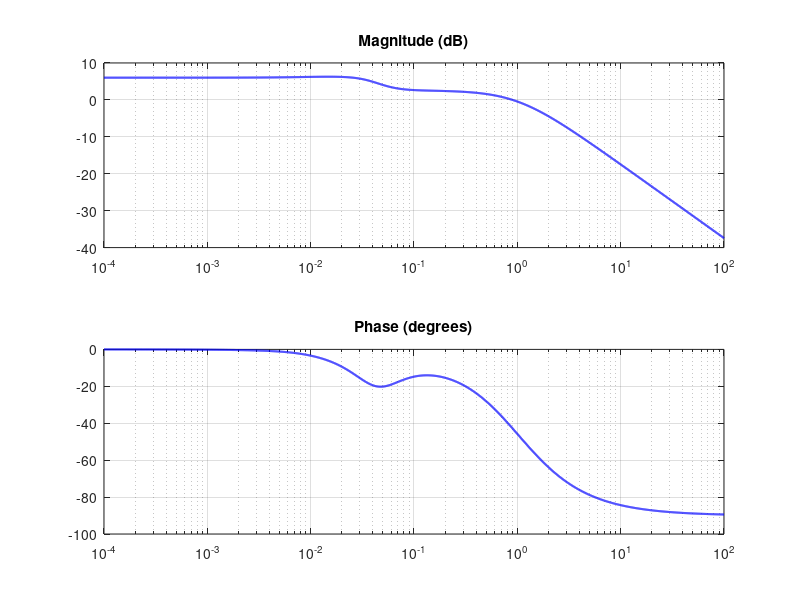

Reproduce this figure in MATLAB. (Note: this script raises an error after producing the figure.)
%% The AAA algorithm for system identification
% Stefano Costa, August 2021

%%
% (Chebfun example applics/Bode2tf.m)
% [Tags: #AAA]

%%
% The AAA algorithm provides a natural way to identify LTI (linear time-invariant)
% system parameters such as
% poles, zeros and DC gain from Bode plots. For example, consider the 4th order system
% $$ G(s) = 2\dfrac{(1+105s)(1+\dfrac{1.4}{0.05}s+\dfrac{1}{0.05^2}s^2)}{(1+100s)(1+\dfrac{1.4}{0.04}s+\dfrac{1}{0.04^2}s^2)(1+s)} $$
Nc = [8.4e4 6.68e3 2.66e2 2];             % numerator coefficients
Dc = [6.25e4 6.6625e4 4.26e3 1.36e2 1];   % denominator coefficients
N = @(s) Nc*s.^[3:-1:0]';
D = @(s) Dc*s.^[4:-1:0]';
G = @(s) N(s(:))./D(s(:));                % system transfer function

%%
% for which we have the following:
pol = roots(Dc), zer = roots(Nc), DCgain = abs(G(0))

%%
% Let's sample some values in the frequency range $10^{-4}\leq \omega \leq 10^2$, and
% draw the Bode plots of magnitude and phase:
w = logspace(-4,2,3000);
mag = abs(G(i*w)); ph = -angle(G(i*w));
LW = 'linewidth'; LO = 'location'; SW = 'southwest';
subplot(211), semilogx(w,20*log10(mag),'b-',LW,1.5), grid on, title('Magnitude (dB)')
subplot(212), semilogx(w,ph*180/pi,'b-',LW,1.5), grid on, title('Phase (degrees)')

%%
% Given magnitude and phase, an approximation $H(s)$ for $G(s)$ is readily obtained by
% AAA approximation of the complex signal. Samples are mirrored in order to enforce
% symmetry.
wA = [-fliplr(w) w]; magA = [fliplr(mag) mag]; phA = [-fliplr(ph) ph];
GA = magA.*exp(i*phA);            % complex signal
[H,polA,resA,zerA] = aaa(GA,i*wA);
polA, zerA, DCgainA = abs(H(0))   % relevant parameters
subplot(211), hold on, semilogx(w,20*log10(abs(H(i*w))),'k--',LW,1.5)
legend('G(s)','AAA',LO,SW)
subplot(212), hold on, semilogx(w,angle(H(i*w))*180/pi,'k--',LW,1.5)
legend('G(s)','AAA',LO,SW)

%%
% Also, $H(s)$ features negligible errors in initial data:
err_mag = norm(mag-abs(H(i*w)),inf)
err_ph = norm(ph-angle(H(i*w)),inf)

%% 
% The following means of recomputing poles will play a key role in what follows.
% In the case when they aren't computed in complex conjugate pairs, which is a necessary
% condition for $H(s)$ to represent a physical model, we discard the imaginary parts
% of the corresponding polynomials and extract the new roots (poles). Here, poles
% and zeros do match:
[NcA,DcA] = residue(resA,polA,[]);
polA = roots(real(DcA)), zerA = roots(real(NcA))

%%
% Now let's complicate things a little bit. A reduced order approximation, useful in
% applications to simplify analysis and control design, is obtained by calling the AAA
% algorithm with a low degree.
% 20 Lawson iterations under the hood place our scarce resource (poles) at best, though not
% necessarily in complex conjugate pairs, hence we force a recomputation, and
% eventually solve a least-squares problem. This idea is actually a variant of the AAA-LS
% method fully described in [1], so we'll call it the same. 

%%
% Going back to our approximation problem, with a 2nd order
% reduction we expect two real distinct poles for the reduced $H_r(s)$. Note that in this
% case a straightforward zero-pole (over)simplification, leaving with $1/(1+s)$, wouldn't
% be really acceptable, and AAA-LS finds a decent compromise:
[~,polAr] = aaa(GA,i*wA,'degree',2);
polAr = roots(real(poly(polAr)));   % pole recomputation
d = min(abs(i*wA(:)-polAr.'),[],1);
Q = d./(i*wA(:)-polAr.');
c = Q\GA.';                         % solve LS problem, new residues c
Hr = @(s) [d./(s(:)-polAr.')]*c;
[NAr] = residue(c,polAr,[]);
zerAr = roots(real(NAr)), polAr, DCgainAr = abs(Hr(0))
subplot(211), semilogx(w,20*log10(abs(Hr(i*w))),'c-',LW,1.5), hold off
legend('G(s)','AAA','reduced order AAA',LO,SW)
subplot(212), semilogx(w,angle(Hr(i*w))*180/pi,'c-',LW,1.5), hold off
legend('G(s)','AAA','reduced order AAA',LO,SW)

%%
% To see how good AAA-LS actually is, consider the scalar example with noise found in [2],
% i.e. $$ f(s) = (s-1)/(s^2+s+2) $$. The function is sampled at 500 logarithmically spaced points
% in the interval [0.1 10], and then normally distributed noise with a standard deviation
% of $10^{-2}$ is added:
Nc = [1 -1]; Dc = [1 1 2];
N = @(s) Nc*s.^[1 0]';
D = @(s) Dc*s.^[2 1 0]';
f = @(s) N(s(:))./D(s(:));
w = logspace(-1,1,500); mag = abs(f(i*w)); ph = -angle(f(i*w));
mag = mag+0.01*randn(1,length(mag)); ph = ph+0.01*randn(1,length(ph));
subplot(211), semilogx(w,20*log10(mag),'r-',LW,1.5), grid on, title('Magnitude (dB)')
subplot(212), semilogx(w,ph*180/pi,'r-',LW,1.5), grid on, title('Phase (degrees)')

%%
% We compute a rational approximant of degree only 2 using the above method. The AAA-LS approximant
% shows no significant deviations from the measurements, at least in the eyeball norm. This
% time the number of Lawson iterations is
% increased, to enhance their filtering effect:
wn = [-fliplr(w) w]; magn = [fliplr(mag) mag]; phn = [-fliplr(ph) ph];
fn = magn.*exp(i*phn);
[~,poln] = aaa(fn,i*wn,'degree',2,'lawson',30);
poln(find(real(poln)>0)) = -1;   % force system stability
poln = roots(real(poly(poln)));
dn = min(abs(i*wn(:)-poln.'),[],1);
Qn = dn./(i*wn(:)-poln.');
cn = Qn\fn.';
Hn = @(s) [dn./(s(:)-poln.')]*cn;
subplot(211), hold on, semilogx(w,20*log10(abs(Hn(i*w))),'b-',LW,1.5), hold off
legend('Noisy data','AAA approximant',LO,SW)
subplot(212), hold on, semilogx(w,angle(Hn(i*w))*180/pi,'b-',LW,1.5), hold off
legend('Noisy data','AAA approximant',LO,SW)

%%
% The poles are decently approximated, even in these perturbed conditions, as shown by the
% coefficients of the denominator:
Dcn = poly(poln)

%%
% The AAA-LS approximant effectively estimates the additive noise rather accurately,
% both on magnitude and phase:
subplot(211), loglog(w,abs(mag(:)-abs(Hn(i*w))),'r-',LW,1), grid on
title('Estimated noise in magnitude'), axis([min(w) max(w) 1e-5 1e-1]);
subplot(212), loglog(w,abs(ph(:)-angle(Hn(i*w))),'r-',LW,1), grid on
title('Estimated noise in phase'), axis([min(w) max(w) 1e-5 1e-1]);

%%
% [1] S. Costa and L. N. Trefethen,
% AAA-least squares rational approximation and solution of Laplace problems,
% Proceedings of the 8ECM, 2021.
%
% [2] I. V. Gosea and S. G&uuml;ttel,
% Algorithms for the rational approximation of matrix-valued functions,
% arXiv:2003.06410v2, 2021.
